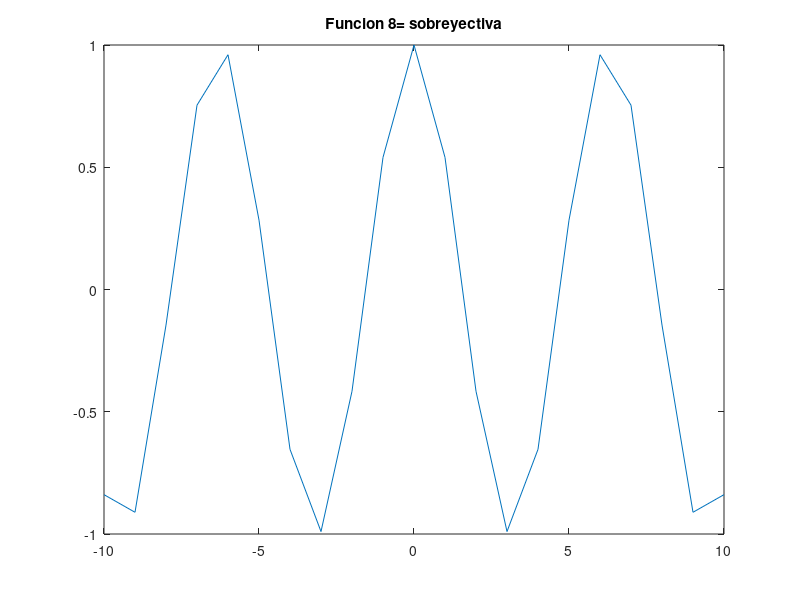

MATLAB code for this plot:
% Script de Octave
% Titulo      :Funciones trascendentes
% Author      :Astrit Lariza Garcia Castillo
% Date        :20211123
% Version     :1
% Usage       :octave> cd /path/
% Notes       :Requiere aplicacion octave 


clear


x= -10:1:10;
 
fx= cos(x);

plot(x, fx);

title(['Funcion 8= sobreyectiva']);
disp("Esta funcion es subrayectiva por que ningun elemento del codominio y sobra respecto al dominio");
disp("Esta funcion no es inyectiva porque al trazar una rectar hacia el eje x, esta corta mas de un punto la recta");
disp("Por lo tanto no puede ser biyectiva por que no cumple con ambas clasificaciones");